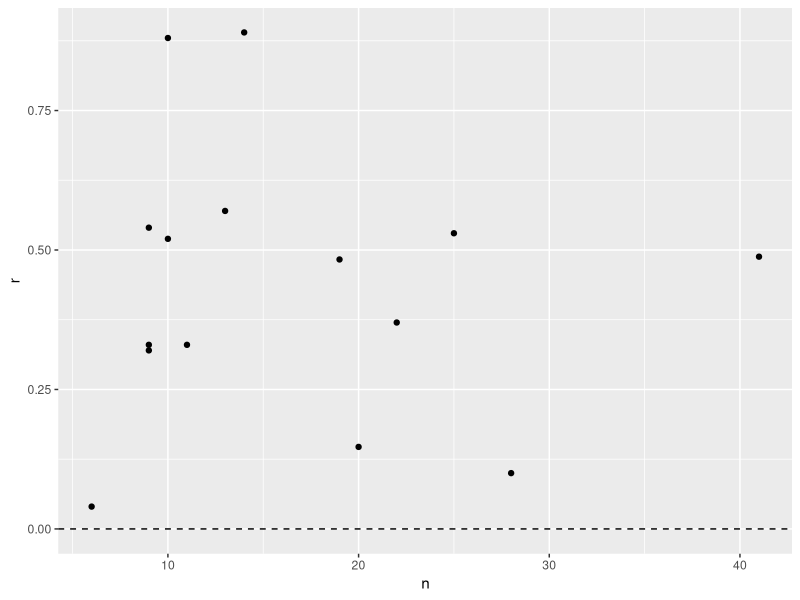
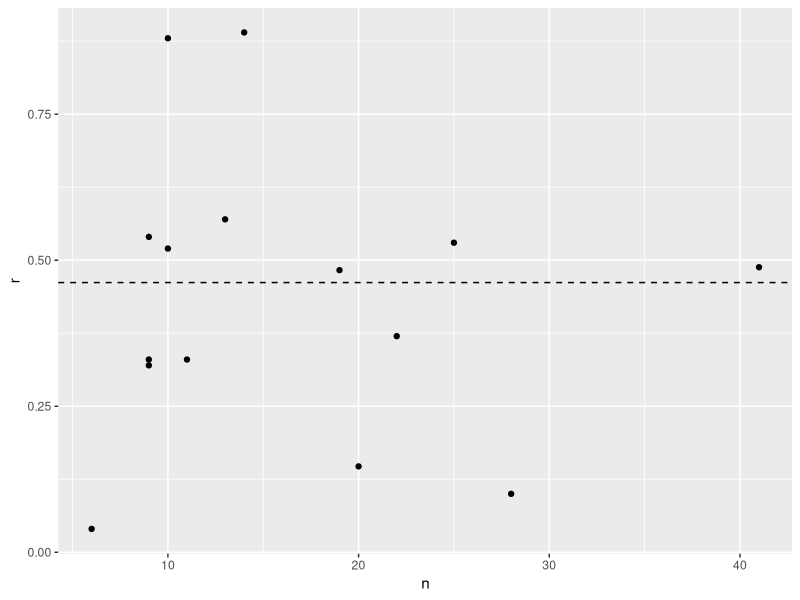

Generate these figures, in order, with R:
library(tidyverse)
sparrow <- read_csv("./data/sparrow.csv")
str(sparrow)
View(sparrow)
ggplot(data = sparrow, aes(x = n, y = r)) + geom_point() + geom_hline(yintercept = 0, linetype = "dashed")


# Aggressive Bibs - fixed effects model -----------------------------------

# z = 0.5 ln((1 + r)/(1 – r))
# SEz = 1/√(n – 3)
# Each weight is the inverse of the squared standard error
sparrow <- sparrow %>% 
  mutate(z = 0.5 * log((1 + r)/(1-r)),
         SE = 1/sqrt(n - 3),
         weight = 1/(SE^2))

# calculate the weighted mean, z, of the z-transformed correlations
wt_mean <- weighted.mean(sparrow$z, sparrow$weight)

# does it differ from the unweighted mean of the z-transformed correlations?
mean(sparrow$z)

# Calculate the standard error of the weighted mean
# SEz = √(1/∑w)
SE_z <- sqrt(1/sum(sparrow$weight))

# Calculate an approximate 95% confidence interval 
# for the mean of the transformed effect sizes using the normal approximation 
tanh(wt_mean + SE_z * qnorm(1 - 0.05/2))
wt_mean - SE_z * qnorm(1 - 0.05/2)

# r = tanh(z)
r_mean <- tanh(wt_mean)

# Add a horizontal line indicating the mean effect size to your 
# funnel plot created in the previous section
ggplot(data = sparrow, aes(x = n, y = r)) + geom_point() + geom_hline(yintercept = r_mean, linetype = "dashed")

# back-transformation to the lower and upper limits of your confidence interval
# in (4) to yield the 95% confidence interval for the mean correlation coefficient
tanh(wt_mean + SE_z * qnorm(1 - 0.05/2))
tanh(wt_mean - SE_z * qnorm(1 - 0.05/2))

# Aggressive Bibs - random effects model -----------------------------------

#  estimate the variance among the system-specific effect sizes, Τ2 

